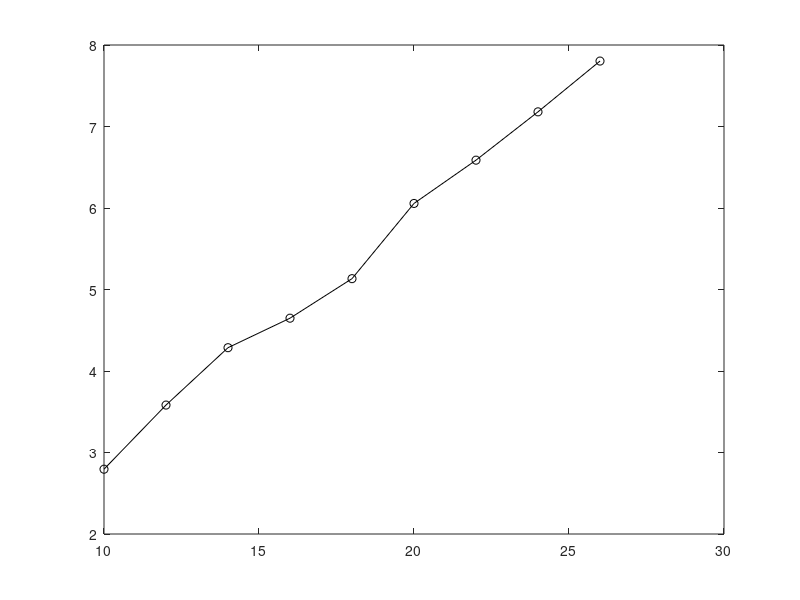

This figure's MATLAB source:
u =(10:2:26);
i =[0.065 0.081 0.099 0.117 0.137 0.156 0.177 0.200 0.220];
v1=[2.795 3.582 4.286 4.648 5.133 6.056 6.587 7.180 7.803];
r=0.5*103.84*10^(-3);
s=pi*r*r;
rho=1.185;
p0=u.*i
p1=0.5.*rho.*s.*(v1.^3)
ita=p1./p0

plot(u, v1, 'o-k');
